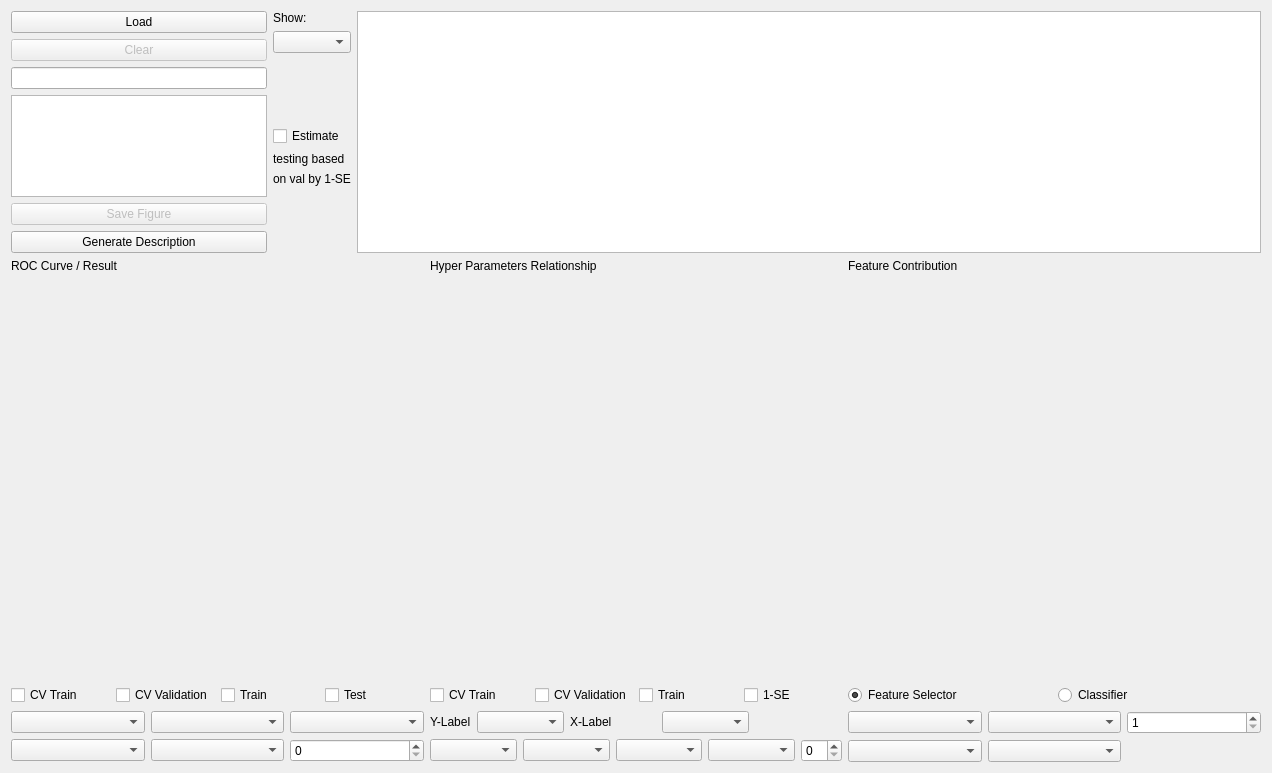
<?xml version="1.0" encoding="UTF-8"?>
<ui version="4.0">
 <class>Visualization</class>
 <widget class="QWidget" name="Visualization">
  <property name="geometry">
   <rect>
    <x>0</x>
    <y>0</y>
    <width>1272</width>
    <height>773</height>
   </rect>
  </property>
  <property name="windowTitle">
   <string>Form</string>
  </property>
  <layout class="QGridLayout" name="gridLayout_4">
   <item row="0" column="0">
    <layout class="QVBoxLayout" name="verticalLayout_6">
     <item>
      <layout class="QHBoxLayout" name="horizontalLayout_2" stretch="0,2">
       <item>
        <layout class="QVBoxLayout" name="verticalLayout">
         <item>
          <widget class="QPushButton" name="buttonLoadResult">
           <property name="text">
            <string>Load</string>
           </property>
          </widget>
         </item>
         <item>
          <widget class="QPushButton" name="buttonClearResult">
           <property name="enabled">
            <bool>false</bool>
           </property>
           <property name="text">
            <string>Clear</string>
           </property>
          </widget>
         </item>
         <item>
          <widget class="QLineEdit" name="lineEditResultPath"/>
         </item>
         <item>
          <widget class="QTextEdit" name="textEditDescription"/>
         </item>
         <item>
          <widget class="QPushButton" name="buttonSave">
           <property name="enabled">
            <bool>false</bool>
           </property>
           <property name="text">
            <string>Save Figure</string>
           </property>
          </widget>
         </item>
         <item>
          <widget class="QPushButton" name="buttonGenerateDescription">
           <property name="text">
            <string>Generate Description</string>
           </property>
          </widget>
         </item>
        </layout>
       </item>
       <item>
        <layout class="QHBoxLayout" name="horizontalLayout">
         <item>
          <layout class="QVBoxLayout" name="verticalLayout_2">
           <item>
            <widget class="QLabel" name="label_7">
             <property name="text">
              <string>Show:</string>
             </property>
            </widget>
           </item>
           <item>
            <widget class="QComboBox" name="comboSheet"/>
           </item>
           <item>
            <spacer name="verticalSpacer_2">
             <property name="orientation">
              <enum>Qt::Vertical</enum>
             </property>
             <property name="sizeHint" stdset="0">
              <size>
               <width>20</width>
               <height>40</height>
              </size>
             </property>
            </spacer>
           </item>
           <item>
            <widget class="QCheckBox" name="checkMaxFeatureNumber">
             <property name="text">
              <string>Estimate</string>
             </property>
            </widget>
           </item>
           <item>
            <widget class="QLabel" name="label">
             <property name="text">
              <string>testing based</string>
             </property>
            </widget>
           </item>
           <item>
            <widget class="QLabel" name="label_8">
             <property name="text">
              <string>on val by 1-SE</string>
             </property>
            </widget>
           </item>
           <item>
            <spacer name="verticalSpacer">
             <property name="orientation">
              <enum>Qt::Vertical</enum>
             </property>
             <property name="sizeHint" stdset="0">
              <size>
               <width>20</width>
               <height>40</height>
              </size>
             </property>
            </spacer>
           </item>
          </layout>
         </item>
         <item>
          <widget class="QTableWidget" name="tableClinicalStatistic"/>
         </item>
        </layout>
       </item>
      </layout>
     </item>
     <item>
      <layout class="QHBoxLayout" name="horizontalLayout_6">
       <item>
        <layout class="QVBoxLayout" name="verticalLayout_3">
         <item>
          <widget class="QLabel" name="label_2">
           <property name="text">
            <string>ROC Curve / Result</string>
           </property>
          </widget>
         </item>
         <item>
          <widget class="MatplotlibWidget" name="canvasROC" native="true">
           <property name="minimumSize">
            <size>
             <width>400</width>
             <height>400</height>
            </size>
           </property>
          </widget>
         </item>
         <item>
          <layout class="QHBoxLayout" name="horizontalLayout_3">
           <item>
            <widget class="QCheckBox" name="checkROCCVTrain">
             <property name="text">
              <string>CV Train</string>
             </property>
            </widget>
           </item>
           <item>
            <widget class="QCheckBox" name="checkROCCVValidation">
             <property name="text">
              <string>CV Validation</string>
             </property>
            </widget>
           </item>
           <item>
            <widget class="QCheckBox" name="checkROCTrain">
             <property name="text">
              <string>Train</string>
             </property>
            </widget>
           </item>
           <item>
            <widget class="QCheckBox" name="checkROCTest">
             <property name="text">
              <string>Test</string>
             </property>
            </widget>
           </item>
          </layout>
         </item>
         <item>
          <layout class="QGridLayout" name="gridLayout">
           <item row="1" column="2">
            <widget class="QSpinBox" name="spinBoxFeatureNumber"/>
           </item>
           <item row="1" column="1">
            <widget class="QComboBox" name="comboFeatureSelector"/>
           </item>
           <item row="1" column="0">
            <widget class="QComboBox" name="comboClassifier"/>
           </item>
           <item row="0" column="2">
            <widget class="QComboBox" name="comboDimensionReduction"/>
           </item>
           <item row="0" column="1">
            <widget class="QComboBox" name="comboNormalizer"/>
           </item>
           <item row="0" column="0">
            <widget class="QComboBox" name="comboShowType"/>
           </item>
          </layout>
         </item>
        </layout>
       </item>
       <item>
        <layout class="QVBoxLayout" name="verticalLayout_4">
         <item>
          <widget class="QLabel" name="label_3">
           <property name="text">
            <string>Hyper Parameters Relationship</string>
           </property>
          </widget>
         </item>
         <item>
          <widget class="MatplotlibWidget" name="canvasPlot" native="true">
           <property name="minimumSize">
            <size>
             <width>400</width>
             <height>400</height>
            </size>
           </property>
          </widget>
         </item>
         <item>
          <layout class="QHBoxLayout" name="horizontalLayout_4">
           <item>
            <widget class="QCheckBox" name="checkPlotCVTrain">
             <property name="text">
              <string>CV Train</string>
             </property>
            </widget>
           </item>
           <item>
            <widget class="QCheckBox" name="checkPlotCVValidation">
             <property name="text">
              <string>CV Validation</string>
             </property>
            </widget>
           </item>
           <item>
            <widget class="QCheckBox" name="checkPlotTrain">
             <property name="text">
              <string>Train</string>
             </property>
            </widget>
           </item>
           <item>
            <widget class="QCheckBox" name="checkPlotOneSE">
             <property name="text">
              <string>1-SE</string>
             </property>
            </widget>
           </item>
          </layout>
         </item>
         <item>
          <layout class="QGridLayout" name="gridLayout_2">
           <item row="0" column="0">
            <widget class="QLabel" name="label_5">
             <property name="text">
              <string>Y-Label</string>
             </property>
            </widget>
           </item>
           <item row="0" column="1" colspan="2">
            <widget class="QComboBox" name="comboPlotY"/>
           </item>
           <item row="0" column="3" colspan="2">
            <widget class="QLabel" name="label_6">
             <property name="text">
              <string>X-Label</string>
             </property>
            </widget>
           </item>
           <item row="0" column="5" colspan="2">
            <widget class="QComboBox" name="comboPlotX"/>
           </item>
           <item row="1" column="0" colspan="2">
            <widget class="QComboBox" name="comboPlotNormalizer"/>
           </item>
           <item row="1" column="2" colspan="2">
            <widget class="QComboBox" name="comboPlotDimensionReduction"/>
           </item>
           <item row="1" column="4" colspan="2">
            <widget class="QComboBox" name="comboPlotFeatureSelector"/>
           </item>
           <item row="1" column="6" colspan="2">
            <widget class="QComboBox" name="comboPlotClassifier"/>
           </item>
           <item row="1" column="8">
            <widget class="QSpinBox" name="spinPlotFeatureNumber"/>
           </item>
          </layout>
         </item>
        </layout>
       </item>
       <item>
        <layout class="QVBoxLayout" name="verticalLayout_5">
         <item>
          <widget class="QLabel" name="label_4">
           <property name="text">
            <string>Feature Contribution</string>
           </property>
          </widget>
         </item>
         <item>
          <widget class="MatplotlibWidget" name="canvasFeature" native="true">
           <property name="minimumSize">
            <size>
             <width>400</width>
             <height>400</height>
            </size>
           </property>
          </widget>
         </item>
         <item>
          <layout class="QHBoxLayout" name="horizontalLayout_5">
           <item>
            <widget class="QRadioButton" name="radioContributionFeatureSelector">
             <property name="text">
              <string>Feature Selector</string>
             </property>
             <property name="checked">
              <bool>true</bool>
             </property>
            </widget>
           </item>
           <item>
            <widget class="QRadioButton" name="radioContributionClassifier">
             <property name="text">
              <string>Classifier</string>
             </property>
            </widget>
           </item>
          </layout>
         </item>
         <item>
          <layout class="QGridLayout" name="gridLayout_3">
           <item row="1" column="1">
            <widget class="QComboBox" name="comboContributionFeatureSelector"/>
           </item>
           <item row="2" column="1">
            <widget class="QComboBox" name="comboContributionClassifier"/>
           </item>
           <item row="1" column="2">
            <widget class="QSpinBox" name="spinContributeFeatureNumber">
             <property name="minimum">
              <number>1</number>
             </property>
            </widget>
           </item>
           <item row="1" column="0">
            <widget class="QComboBox" name="comboContributionNormalizor"/>
           </item>
           <item row="2" column="0">
            <widget class="QComboBox" name="comboContributionDimension"/>
           </item>
          </layout>
         </item>
        </layout>
       </item>
      </layout>
     </item>
    </layout>
   </item>
  </layout>
 </widget>
 <customwidgets>
  <customwidget>
   <class>MatplotlibWidget</class>
   <extends>QWidget</extends>
   <header location="global">MatplotlibWidget.h</header>
   <container>1</container>
  </customwidget>
 </customwidgets>
 <resources/>
 <connections/>
</ui>
